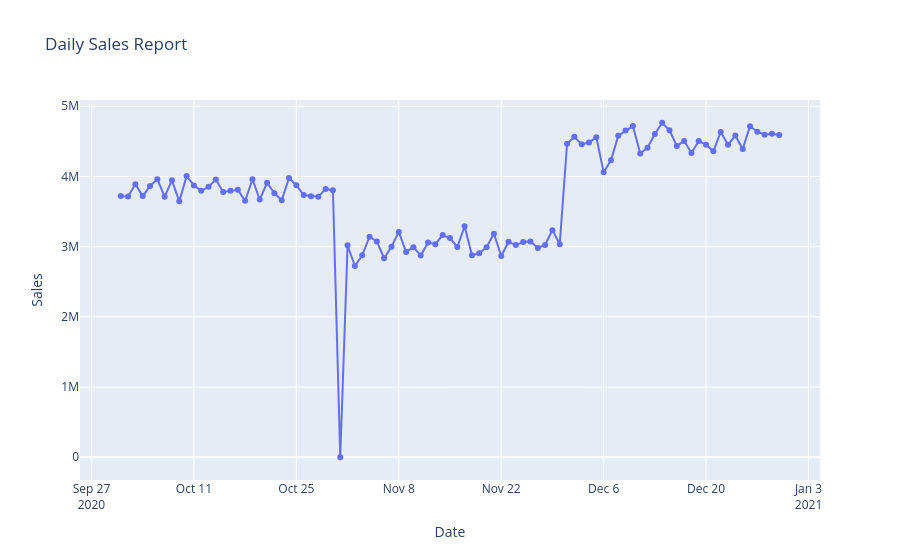

The notebook cell saved with this chart:
### Code cell
fig = px.scatter(
    x=daily_report.index,
    y=daily_report.values,
    labels={'x': 'Date', 'y': 'Sales'},
    title='Daily Sales Report'
)
# Optional: connect points with a line
fig.update_traces(mode='lines+markers')

fig.show()
